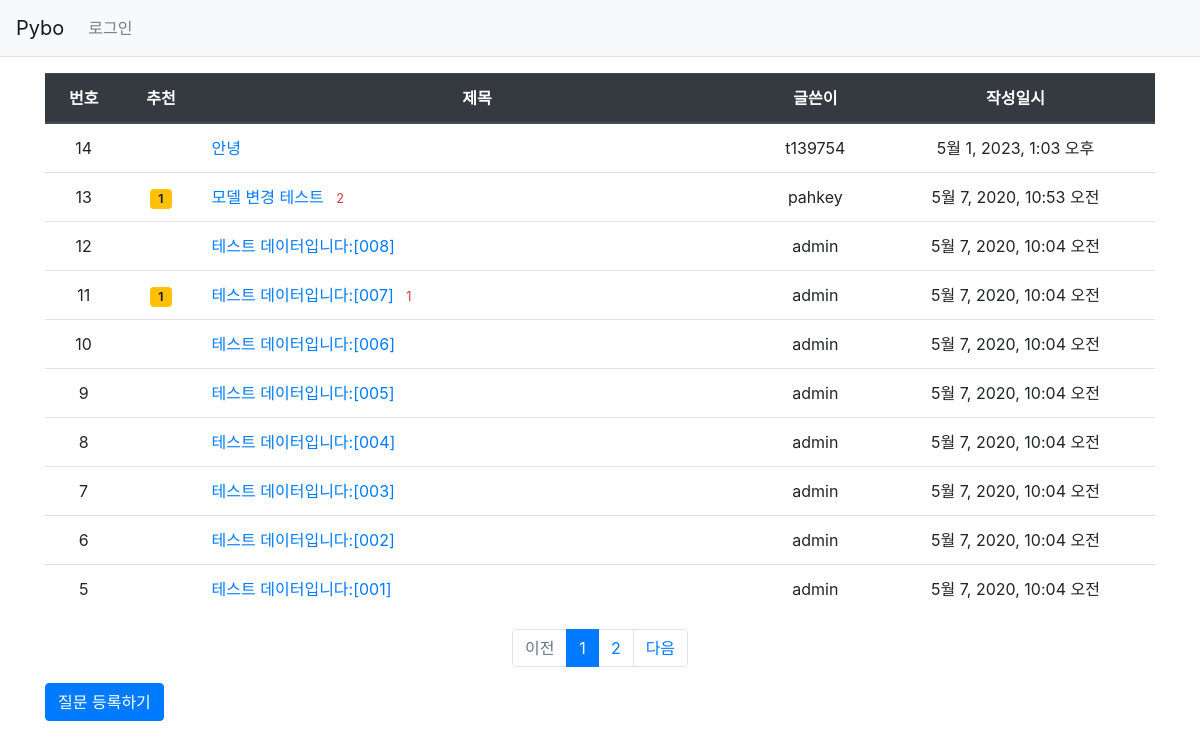
Screenshot of /pybo/ with the database file from the repository.
### pybo/models.py (models this page shows, shortened)
class Question(models.Model):
    author = models.ForeignKey(User, on_delete=models.CASCADE, related_name='author_question')
    subject = models.CharField(max_length=200)
    content = models.TextField()
    create_date = models.DateTimeField()
    modify_date = models.DateTimeField(null=True, blank=True)
    voter = models.ManyToManyField(User, related_name='voter_question')

### pybo/views/base_views.py (the view)
# urls.py: path('', base_views.index, name='index'),  # '/' 에 해당되는 path
def index(request):
    page = request.GET.get('page', '1')  # 페이지
    question_list = Question.objects.order_by('-create_date')
    paginator = Paginator(question_list, 10)  # 페이지당 10개씩 보여주기
    page_obj = paginator.get_page(page)
    context = {'question_list': page_obj}
    return render(request, 'pybo/question_list.html', context)

### pybo/templatetags/pybo_filter.py (called while the page is built)
@register.filter
def sub(value, arg):
    return value - arg

### templates/pybo/question_list.html
{% extends 'base.html' %}
{% load pybo_filter %}
{% block content %}
<div class="container my-3">
    <table class="table">
        <thead>
        <tr class="text-center thead-dark">
            <th>번호</th>
            <th>추천</th>
            <th style="width:50%">제목</th>
            <th>글쓴이</th>
            <th>작성일시</th>
        </tr>
        </thead>
        <tbody>
        {% if question_list %}
        {% for question in question_list %}
        <tr class="text-center">
            <td>
                {{ question_list.paginator.count|sub:question_list.start_index|sub:forloop.counter0|add:1 }}
            </td>
            <td>
                {% if question.voter.all.count > 0 %}
                <span class="badge badge-warning px-2 py-1">{{ question.voter.all.count }}</span>
                {% endif %}
            </td>
            <td class="text-left">
                <a href="{% url 'pybo:detail' question.id %}">{{ question.subject }}</a>
                {% if question.answer_set.count > 0 %}
                <span class="text-danger small ml-2">{{ question.answer_set.count }}</span>
                {% endif %}
            </td>
            <td>{{ question.author.username }}</td>
            <td>{{ question.create_date }}</td>
        </tr>
        {% endfor %}
        {% else %}
        <tr>
            <td colspan="3">질문이 없습니다.</td>
        </tr>
        {% endif %}
        </tbody>
    </table>
    <ul class="pagination justify-content-center">
        {% if question_list.has_previous %}
        <li class="page-item">
            <a class="page-link" href="?page={{ question_list.previous_page_number }}">이전</a>
        </li>
        {% else %}
        <li class="page-item disabled">
            <a class="page-link" tabindex="-1" aria-disabled="true" href="#">이전</a>
        </li>
        {% endif %}
        {% for page_number in question_list.paginator.page_range %}
        {% if page_number >= question_list.number|add:-5 and page_number <= question_list.number|add:5 %}
            {% if page_number == question_list.number %}
            <li class="page-item active" aria-current="page">
                <a class="page-link" href="?page={{ page_number }}">{{ page_number }}</a>
            </li>
            {% else %}
            <li class="page-item">
                <a class="page-link" href="?page={{ page_number }}">{{ page_number }}</a>
            </li>
            {% endif %}
        {% endif %}
        {% endfor %}
        {% if question_list.has_next %}
        <li class="page-item">
            <a class="page-link" href="?page={{ question_list.next_page_number }}">다음</a>
        </li>
        {% else %}
        <li class="page-item disabled">
            <a class="page-link" tabindex="-1" aria-disabled="true" href="#">다음</a>
        </li>
        {% endif %}
    </ul>
    <a href="{% url 'pybo:question_create' %}" class="btn btn-primary">질문 등록하기</a>
</div>
{% endblock %}

### templates/base.html (shortened to what this page needs)
{% load static %}
<!doctype html>
<html lang="ko">
<head>
    <link rel="stylesheet" type="text/css" href="{% static 'bootstrap.min.css' %}">
    <link rel="stylesheet" type="text/css" href="{% static 'style.css' %}">
</head>
<body>
{% include "navbar.html" %}
{% block content %}
{% endblock %}
</body>
</html>

### templates/navbar.html (shortened to what this page needs)
<nav class="navbar navbar-expand-lg navbar-light bg-light border-bottom">
    <a class="navbar-brand" href="{% url 'pybo:index' %}">Pybo</a>
    <div class="collapse navbar-collapse flex-grow-0" id="navbarNav">
        <ul class="navbar-nav">
            <li class="nav-item ">
                {% if user.is_authenticated %}
                <a class="nav-link" href="{% url 'common:logout' %}">{{ user.username }} (로그아웃)</a>
                {% else %}
                <a class="nav-link" href="{% url 'common:login' %}">로그인</a>
                {% endif %}
            </li>
        </ul>
    </div>
</nav>

### rows the page displays
Question: paginator.count|sub "14", subject "안녕", author.username "t139754", create_date "5월 1, 2023, 1:03 오후"
Question: paginator.count|sub "13", voter.all.count "1", subject "모델 변경 테스트", answer_set.count "2", author.username "pahkey", create_date "5월 7, 2020, 10:53 오전"
Question: paginator.count|sub "12", subject "테스트 데이터입니다:[008]", author.username "admin", create_date "5월 7, 2020, 10:04 오전"
Question: paginator.count|sub "11", voter.all.count "1", subject "테스트 데이터입니다:[007]", answer_set.count "1", author.username "admin", create_date "5월 7, 2020, 10:04 오전"
Question: paginator.count|sub "10", subject "테스트 데이터입니다:[006]", author.username "admin", create_date "5월 7, 2020, 10:04 오전"
Question: paginator.count|sub "9", subject "테스트 데이터입니다:[005]", author.username "admin", create_date "5월 7, 2020, 10:04 오전"
Question: paginator.count|sub "8", subject "테스트 데이터입니다:[004]", author.username "admin", create_date "5월 7, 2020, 10:04 오전"
Question: paginator.count|sub "7", subject "테스트 데이터입니다:[003]", author.username "admin", create_date "5월 7, 2020, 10:04 오전"
Question: paginator.count|sub "6", subject "테스트 데이터입니다:[002]", author.username "admin", create_date "5월 7, 2020, 10:04 오전"
Question: paginator.count|sub "5", subject "테스트 데이터입니다:[001]", author.username "admin", create_date "5월 7, 2020, 10:04 오전"

### other values shown
{{ page_number }} "1"
{{ page_number }} "2"
